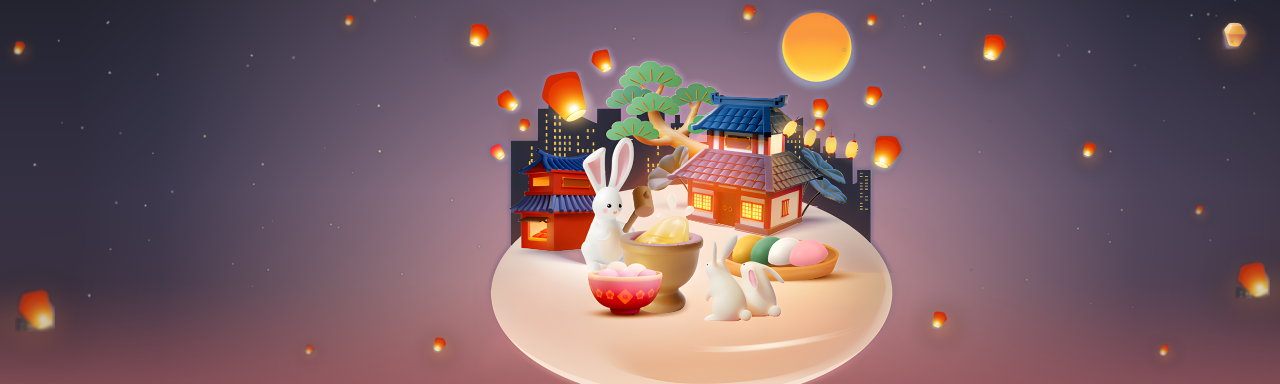
#> input picture ddeok/ps_input/ddeok_plate_noskyline_2560x768.png, 2560 x 768 px, given in place of base_2560.png, which was not available (shown at 1/2 size)
$ python render.py out
#> lines starting #> are read from the running program, lines starting #| are printed output that depends on the picture; after the words box and inside, x2 and y2 are one past the last pixel; in counts of white or black regions, pixels touching at a corner belong together
### keyvisual/vos_1bu_loop/scene.py
"""VOS 1부 키비주얼 루프 — 창가 오후 햇살 + 나뭇잎 그림자 + 빛 속 먼지.

원본 PSD 합성본은 픽셀 그대로 고정. 움직이는 것은 빛(그림자 지도)과 먼지뿐.
모든 움직임은 L초 주기의 정수 배 고조파 → 프레임 N == 프레임 0 (진짜 순환 루프).
"""
import math
import numpy as np
import cv2

W, H = 2560, 768
S = 2                      # light map downscale (half res)
HW, HH = W // S, H // S
FPS = 60
L = 30.0
N = int(round(FPS * L))
TAU = 2 * math.pi

# light travels from upper-left to lower-right
LIGHT_ANG = math.radians(32.0)
LDIR = np.array([math.cos(LIGHT_ANG), math.sin(LIGHT_ANG)])


def srgb2lin(x):
    return np.where(x <= 0.04045, x / 12.92, ((x + 0.055) / 1.055) ** 2.4).astype(np.float32)
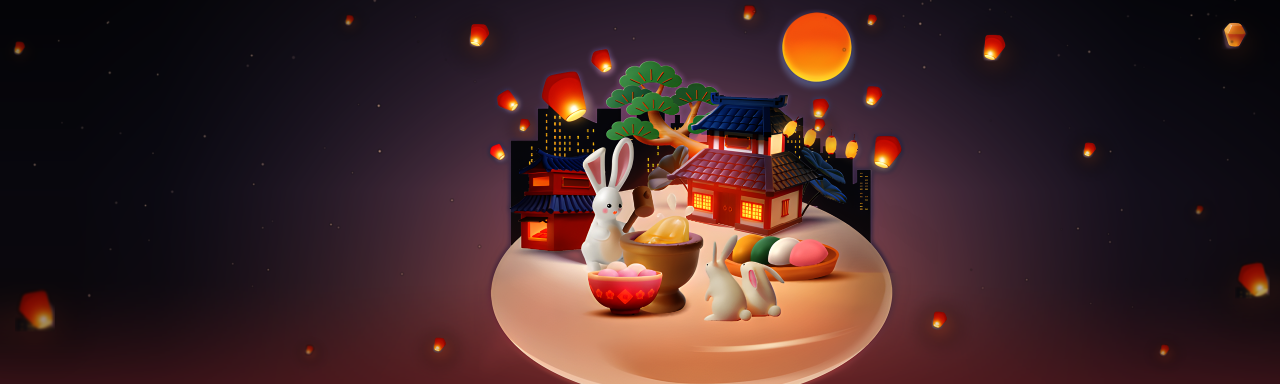
#> returned value: shape (768, 2560, 3) float32 (shown at 1/2 size); mean of channels 0, 1, 2 0.255, 0.153, 0.157; drawn as R, G, B


def lin2srgb(x):
    x = np.maximum(x, 0)
    return np.where(x <= 0.0031308, x * 12.92, 1.055 * np.power(x, 1 / 2.4) - 0.055).astype(np.float32)


# [6 lines left out: function periodic, not called in this run]


def bump(t, center, sharp):
    """smooth periodic bump in [0,1] peaking at `center` (seconds)."""
    return ((1 + math.cos(TAU * (t - center) / L)) / 2) ** sharp


# [5 lines left out: function wind, not called in this run]


def sun_strength(t):
    """a thin cloud passes once per cycle (soft dim, not a blackout)."""
    return 1.0 - 0.38 * bump(t, 19.0, 7.0)


# ---------------------------------------------------------------- leaves
def leaf_template(n=14):
    s = np.linspace(0, 1, n)
    hw = 0.5 * 0.46 * np.sin(np.pi * s ** 0.72) ** 0.85
    hw *= (1 - 0.25 * s)  # broader toward base (ovate)
    top = np.stack([s, hw], 1)
    bot = np.stack([s[::-1], -hw[::-1]], 1)
    return np.concatenate([top, bot[1:-1]], 0)


LEAF = leaf_template()


class Leaf:
    __slots__ = ("seg", "side_ang", "length", "pet", "fore", "b0", "fl_terms", "fo_terms")


class Twig:
    pass


def rand_terms(rng, ks, amp, n=3):
    ks = rng.choice(ks, size=n, replace=False)
    return [(int(k), amp * rng.uniform(0.5, 1.0) / (i + 1) ** 0.5, rng.uniform(0, TAU)) for i, k in enumerate(ks)]


def new_leaf(rng, leaf_len, side, taper):
    lf = Leaf()
    lf.side_ang = side * rng.uniform(0.45, 1.0)
    lf.length = leaf_len * rng.uniform(0.8, 1.2) * taper
    lf.pet = rng.uniform(0.10, 0.20)
    lf.fore = rng.uniform(0.78, 1.0)
    lf.b0 = rng.uniform(-0.75, 0.75)                               # 3D tilt → width foreshortening
    lf.fl_terms = rand_terms(rng, list(range(26, 64)), 0.13, 2)    # 0.9–2.1 Hz flutter about petiole
    lf.fo_terms = rand_terms(rng, list(range(20, 50)), 0.40, 2)    # tilt flutter (3D turn)
    return lf


def make_twig(rng, length, angle, depth, leaf_len, maxdepth, leaf_density, sway_amp, droop):
    """sympodial twig: a chain of rigid segments with joints; children & leaves at nodes."""
    tw = Twig()
    nseg = 6 if depth == 0 else 4
    tw.nseg = nseg
    tw.seg = length / nseg
    tw.angle = angle
    tw.depth = depth
    tw.bends = rng.normal(0, 0.10, nseg)
    tw.droop = droop
    tw.width = max(0.8, 3.4 * (0.6 ** depth))
    if depth == 0:
        tw.sway = rand_terms(rng, [1, 2, 3], sway_amp)
    else:
        tw.sway = rand_terms(rng, [2, 3, 4, 5, 6], sway_amp * (1.3 + 0.4 * depth))
    tw.joint = [rand_terms(rng, [3, 4, 5, 6, 7, 8], sway_amp * 0.5, 2) for _ in range(nseg)]
    tw.children = []
    if depth < maxdepth:
        for i in range(1, nseg):
            if rng.random() < (0.85 if depth == 0 else 0.6):
                side = 1 if (i + depth) % 2 == 0 else -1
                ch = make_twig(rng, length * rng.uniform(0.38, 0.62) * (1 - 0.12 * i), side * rng.uniform(0.45, 0.9),
                               depth + 1, leaf_len, maxdepth, leaf_density, sway_amp, droop)
                tw.children.append((i, ch))
    tw.leaves = []
    if depth >= maxdepth - 1:
        for i in range(1, nseg + 1):
            nl = int(leaf_density + rng.random())
            taper = 1 - 0.3 * i / nseg
            for j in range(nl):
                lf = new_leaf(rng, leaf_len, 1 if (i + j) % 2 == 0 else -1, taper)
                lf.seg = i - rng.uniform(0, 0.6)
                tw.leaves.append(lf)
        lf = new_leaf(rng, leaf_len, 0.15, 0.85)
        lf.seg = nseg
        lf.side_ang = rng.uniform(-0.15, 0.15)
        tw.leaves.append(lf)
    return tw


class Branch:
    """a bough entering the light from `base` (full-res px), drawn into one depth layer."""
    def __init__(self, rng, base, angle_deg, length, leaf_len, maxdepth=3, leaf_density=1.4, sway_amp=0.012,
                 droop=0.10, lines=True):
        self.base = np.array(base, float)
        self.lines = lines
        self.root = make_twig(rng, length, math.radians(angle_deg), 0, leaf_len, maxdepth, leaf_density, sway_amp, droop)


def _rot(a):
    c, s = math.cos(a), math.sin(a)
    return np.array([[c, -s], [s, c]])


def _toward_down(a, k):
    # smooth pull toward 'down' (+90deg); continuous everywhere (no wrap flip when pointing up)
    return a + k * math.cos(a)


WS = [1.0]


# [48 lines left out: functions branch_geometry, draw_branch, not called in this run]


# ---------------------------------------------------------------- kernels
def sun_kernel(radius, elong=1.3, ang=LIGHT_ANG):
    """projected sun disk (ellipse along the light direction), anti-aliased, normalised."""
    r = max(radius, 0.6)
    ra, rb = r * elong, r
    R = int(math.ceil(ra)) + 1
    ss = 4
    ys, xs = np.mgrid[-R:R + 1:1 / ss, -R:R + 1:1 / ss]
    c, s = math.cos(ang), math.sin(ang)
    u = xs * c + ys * s
    v = -xs * s + ys * c
    inside = ((u / ra) ** 2 + (v / rb) ** 2 <= 1).astype(np.float32)
    n = 2 * R + 1
    k = cv2.resize(inside, (n, n), interpolation=cv2.INTER_AREA)
    return (k / k.sum()).astype(np.float32)


def line_kernel(length, ang=LIGHT_ANG, width=1.0):
    n = int(length) | 1
    k = np.zeros((n, n), np.float32)
    c = n // 2
    dx, dy = math.cos(ang), math.sin(ang)
    for i in range(-c * 4, c * 4 + 1):
        x = c + dx * i / 4
        y = c + dy * i / 4
        xi, yi = int(round(x)), int(round(y))
        if 0 <= xi < n and 0 <= yi < n:
            # one-sided weight: shafts trail behind (upstream toward the window) the lit patch
            w = math.exp(-((i / 4) / (c * 0.55)) ** 2)
            k[yi, xi] += w
    k = cv2.GaussianBlur(k, (0, 0), width)
    return k / k.sum()

### keyvisual/vos_1bu_loop/render.py
import math, sys, os
import numpy as np
import cv2
from PIL import Image
from scene import *

ROOT = os.path.dirname(os.path.dirname(os.path.abspath(__file__)))

# ---------------------------------------------------------------- params (v01)
P = dict(
    amb=0.54,          # skylight (shade) level, relative
    sun=0.46,          # direct sun added on top
    norm_lit=1.08,     # what a fully sunlit pixel becomes (relative to original)
    sun_col=(1.06, 1.00, 0.86),
    amb_col=(0.97, 0.99, 1.04),
    shaft=0.085,       # haze shafts (linear add)
    dust=1.0,
)


def build_scene(seed=8):
#> called with seed = 8
    rng = np.random.default_rng(seed)
    layers = {"far": [], "mid": [], "near": []}
    # each spray gets its own RNG (seeded from its anchor) so adding one never reshuffles the others
    B = lambda base, *a, **k: Branch(np.random.default_rng(seed * 1000003 + (int(base[0]) + 5000) * 7919 + (int(base[1]) + 5000) * 104729), base, *a, **k)
    far = dict(maxdepth=2, leaf_density=2.6, sway_amp=0.010, droop=0.03, lines=False)
    # far canopy (blurry): top-left mass, fringe along the top (kept above the heads), top-right mass
    for (bx, by, ang, ln, ll) in [(-90, -30, 12, 420, 30), (130, -120, 70, 250, 30), (330, -110, 96, 215, 28),
                                  (420, -120, 80, 190, 26), (610, -110, 88, 150, 24), (930, -100, 98, 120, 24),
                                  (1370, -115, 90, 170, 26), (1480, -120, 80, 200, 28), (1560, -105, 100, 150, 24),
                                  (1890, -100, 88, 130, 24), (2160, -115, 94, 190, 28), (2400, -120, 88, 200, 28),
                                  (2700, -30, 168, 430, 30), (2580, -140, 118, 300, 30)]:
        layers["far"].append(B((bx, by), ang, ln, leaf_len=ll, **far))
    # mid: spray down the left edge, one over the chalkboard, one in from the right edge
    mid = dict(maxdepth=2, leaf_density=2.2, sway_amp=0.013, droop=0.03)
    layers["mid"].append(B((-50, 30), 78, 380, leaf_len=32, **mid))
    layers["mid"].append(B((480, -70), 90, 165, leaf_len=30, **mid))
    layers["mid"].append(B((900, -90), 92, 250, leaf_len=30, **mid))
    layers["mid"].append(B((2690, 330), 196, 210, leaf_len=32, **mid))
    # near (sharpest): hero spray hanging from the top-right corner into the right margin
    layers["near"].append(B((-30, -40), 52, 300, leaf_len=40, maxdepth=2, leaf_density=1.8, sway_amp=0.016, droop=0.05))
    layers["near"].append(B((2600, -20), 118, 340, leaf_len=46, maxdepth=2, leaf_density=1.25, sway_amp=0.017, droop=0.05))
    for name, w in (("far", 0.4), ("mid", 0.75), ("near", 1.0)):
        for br in layers[name]:
            br.wscale = w
    return layers


def window_mask():
    """static light patch of the classroom window (two panes + mullion), with soft penumbra."""
    m = np.zeros((H, W), np.float32)
    F = 16
    def poly(pts, v):
#> called with v = 1
        cv2.fillPoly(m, [np.round(np.array(pts) * F).astype(np.int32)], v, cv2.LINE_AA, 4)
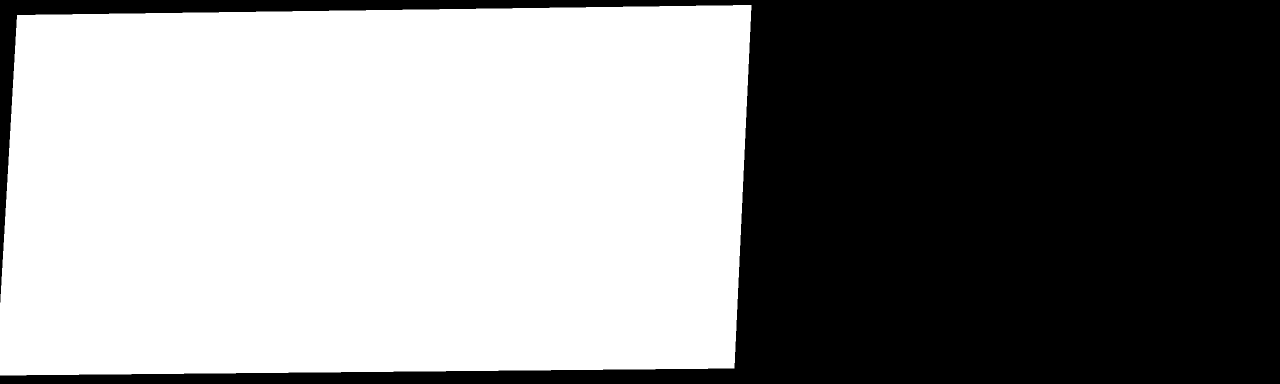
#> m: shape (768, 2560) float32 (shown at 1/2 size); values 0 (black) and 1 (white), 54.2% white; 1 black region, box (x1, y1, x2, y2) and area: (0, 0, 2560, 768) 900772
    poly([(34, 30), (1502, 10), (1468, 736), (-8, 750)], 1.0)       # left pane
    poly([(1562, 9), (2700, -6), (2700, 724), (1530, 736)], 1.0)    # right pane (jamb is off-frame)
#> call 2 of poly, with v = 1
#> in poly (call 2), `cv2.fillPoly(m, [np.round(np.array(pts) * F).astype(np.int32)], v, cv2..`:
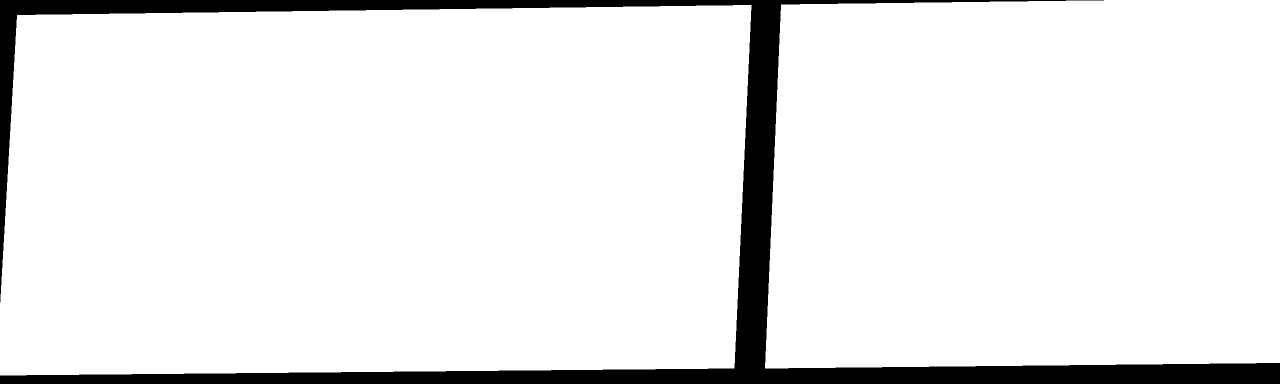
#> m: shape (768, 2560) float32 (shown at 1/2 size); values 0 (black) and 1 (white), 91.7% white; 1 black region, box (x1, y1, x2, y2) and area: (0, 0, 2560, 768) 162341
    m = cv2.resize(m, (HW, HH), interpolation=cv2.INTER_AREA)
    m = cv2.filter2D(m, -1, sun_kernel(20 / S), borderType=cv2.BORDER_REPLICATE)
    return m


# ---------------------------------------------------------------- curtain
_XG = np.arange(HW, dtype=np.float32)[None, :] * S + S / 2      # full-res x of half-res pixel centres
_YG = np.arange(HH, dtype=np.float32) * S + S / 2
CURT_K = sun_kernel(26 / S)


# [20 lines left out: functions curtain_billow, curtain, not called in this run]


KER = {"far": (sun_kernel(16 / S), 0.90), "mid": (sun_kernel(7.5 / S), 0.93), "near": (sun_kernel(3.5 / S), 0.95)}
SHAFT_K = None


# [11 lines left out: function sun_map, not called in this run]


# ---------------------------------------------------------------- god rays
_RY, _RX = np.mgrid[0:H // 4, 0:W // 4].astype(np.float32) * 4 + 2
_RS = -_RX * LDIR[1] + _RY * LDIR[0]       # across-beam coordinate (full-res px)
_RU = _RX * LDIR[0] + _RY * LDIR[1]        # along-beam coordinate
_rr = np.random.default_rng(5)
RAY_BUNDLES = [(-420, 190, 1.0), (-150, 120, 0.8), (60, 170, 0.95), (300, 110, 0.6), (520, 150, 0.5)]
RAY_STRIA = [(1 / _rr.uniform(14, 40), _rr.uniform(0.15, 0.35), _rr.uniform(0, TAU), int(_rr.integers(1, 4))) for _ in range(7)]
RAY_LEAF = [(_rr.uniform(-520, 640), _rr.uniform(18, 50), _rr.uniform(0.3, 0.7),
             [(k, _rr.uniform(12, 30) / k, _rr.uniform(0, TAU)) for k in (1, 2, 3)]) for _ in range(9)]


# [16 lines left out: function god_rays, not called in this run]


# ---------------------------------------------------------------- dust
def build_dust(seed=11):
    rng = np.random.default_rng(seed)
    parts = []
    def add(n, sig, amp, zone):
#> called with n = 60, sig = (1.4, 2.4), amp = (0.1, 0.24), zone = ((0, 1500), (10, 740))
        for _ in range(n):
            x0 = rng.uniform(*zone[0]); y0 = rng.uniform(*zone[1])
            d = dict(x0=x0, y0=y0, sig=rng.uniform(*sig), amp=rng.uniform(*amp))
            # lazy meander (k=1..3) + small brownian jitter (k=5..9), all integer harmonics of L
            d['mx'] = [(k, rng.uniform(15, 55) / k, rng.uniform(0, TAU)) for k in (1, 2, 3)]
            d['my'] = [(k, rng.uniform(10, 40) / k, rng.uniform(0, TAU)) for k in (1, 2, 3)]
            d['jx'] = [(int(k), rng.uniform(1.5, 4), rng.uniform(0, TAU)) for k in rng.choice(range(5, 10), 2, replace=False)]
            d['jy'] = [(int(k), rng.uniform(1.5, 4), rng.uniform(0, TAU)) for k in rng.choice(range(5, 10), 2, replace=False)]
            d['tw'] = [(int(rng.integers(18, 70)), 1.0, rng.uniform(0, TAU))]
            parts.append(d)
    add(60, (1.4, 2.4), (0.10, 0.24), ((0, 1500), (10, 740)))     # motes over the painting (dark → they read)
    add(16, (1.2, 2.0), (0.06, 0.12), ((1560, 2520), (10, 740)))   # sparse over the paper
    add(16, (2.8, 4.0), (0.05, 0.09), ((0, 1800), (0, 768)))       # closer, softer
    add(5, (8, 12), (0.016, 0.026), ((0, 2560), (0, 768)))         # near, defocused
    return parts


# [25 lines left out: function render_dust, not called in this run]


# ---------------------------------------------------------------- compose
DITHER = [True]


class Renderer:
    def __init__(self):
        base = np.asarray(Image.open(os.path.join(ROOT, 'base_2560.png')).convert('RGB')).astype(np.float32) / 255
        self.base_lin = srgb2lin(base)
        self.layers = build_scene()
        self.wm = window_mask()
        self.dust = build_dust()
        self.shk = line_kernel(int(240 / 4)) # quarter res
        rng = np.random.default_rng(3)
        self.dither = (rng.random((H, W, 3)).astype(np.float32) + rng.random((H, W, 3)).astype(np.float32) - 1.0) / 255.0
        # shaft spatial falloff: strongest near the window (upper-left), fading toward lower-right
        yy, xx = np.mgrid[0:H, 0:W].astype(np.float32)
        proj = (xx / W) * 0.75 + (yy / H) * 0.45
        self.shaft_fall = np.clip(1.15 - proj, 0, 1) ** 1.6
        sc = np.array(P['sun_col'], np.float32); ac = np.array(P['amb_col'], np.float32)
        # normalise so a fully lit pixel = norm_lit, overall hue kept
        self.sun_rgb = sc * P['sun'] / (P['amb'] + P['sun']) * P['norm_lit']
        self.amb_rgb = ac * P['amb'] / (P['amb'] + P['sun']) * P['norm_lit']

    # [19 lines left out: function frame, not called in this run]


if __name__ == '__main__':
    r = Renderer()
    outdir = sys.argv[1]
    os.makedirs(outdir, exist_ok=True)
    for t in [float(x) for x in sys.argv[2:]]:
        img, sm, sh, dust = r.frame(t, parts=True)
        Image.fromarray(img).save(f'{outdir}/still_t{t:05.2f}.png')
        Image.fromarray((np.clip(sm, 0, 1) * 255).astype(np.uint8)).save(f'{outdir}/sun_t{t:05.2f}.png')
